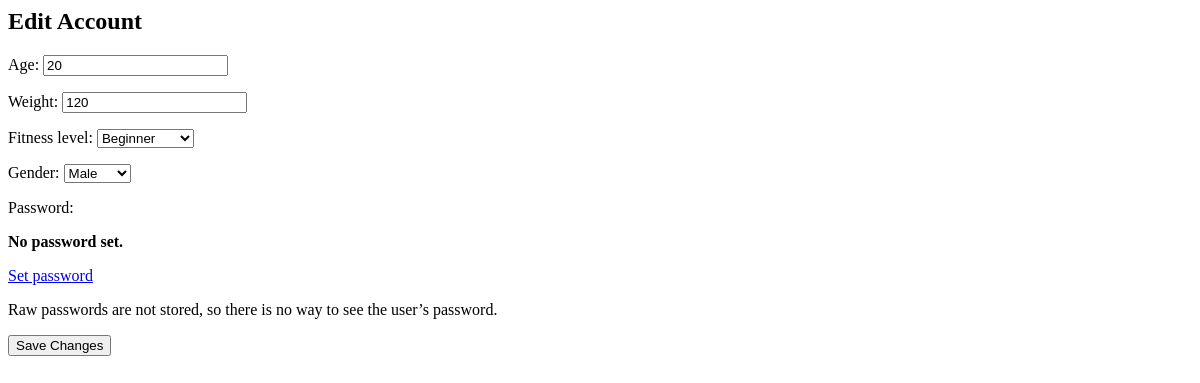
Before: /accounts/edit/2/ (signed in) with the older database file.
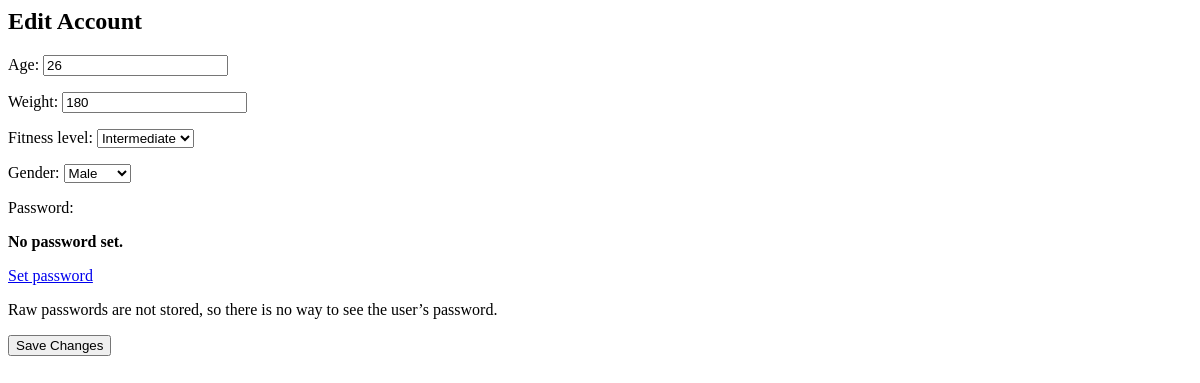
After: the same page with the newer database file.
### accounts/models.py (models this page shows, shortened)
class CustomUser(AbstractUser):
    username = models.CharField(max_length=40, null="", blank=False, unique=True)
    first_name = models.CharField(max_length=40, null="", blank=False)
    last_name = models.CharField(max_length=40, null="", blank=False)
    age = models.PositiveIntegerField(null=True, blank=True)
    weight = models.PositiveIntegerField(null=True, blank=True)
    fitness_level = models.IntegerField(choices=FITNESS_LEVELS)
    gender = models.IntegerField(choices=GENDERS)
    groups = models.ManyToManyField(blank=True, to="auth.group")
    user_permissions = models.ManyToManyField(blank=True, to="auth.permission")
    REQUIRED_FIELDS = ["first_name", "last_name", "age", "fitness_level", "gender"]

### accounts/views.py (the view)
# urls.py: path("edit/<int:pk>/", edit_account_view, name="edit_account"),
@login_required
def edit_account_view(request, pk):
    user = CustomUser.objects.get(pk=pk)
    if request.method == "POST":
        form = CustomUserChangeForm(request.POST, instance=user)
        if form.is_valid():
            form.save()
            return redirect("home")
    else:
        form = CustomUserChangeForm(instance=user)
    return render(
        request, "registration/edit_account.html", {"form": form, "user": user}
    )

### accounts/forms.py
class CustomUserChangeForm(UserChangeForm):
    class Meta:
        model = CustomUser
        fields = (
            "age",
            "weight",
            "fitness_level",
            "gender",
        )

### templates/registration/edit_account.html (shortened to what this page needs)
<h2>Edit Account</h2>
<form method="post">
    {{ form.as_p }}
    <button type="submit" value="Update">Save Changes</button>
</form>

Changed rows visible on the page:
changed CustomUser "Male": age "20" → "26"; weight "120" → "180"; fitness_level "Beginner" → "Intermediate"
